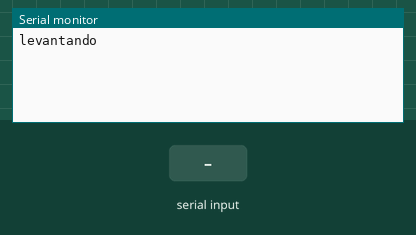
Simulated run of this sketch. Board: Arduino Uno, built with avr-gcc and run on an emulated ATmega328P. Shown: the last lines printed to the serial monitor. The inputs (shaded band) are chosen by the test bench.

Above: at 1.2 s.
1.3 s: "1" received over the second serial link
At 2.1 s:
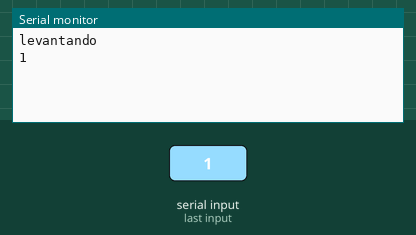
2.8 s: "0" received over the second serial link
At 3.2 s:
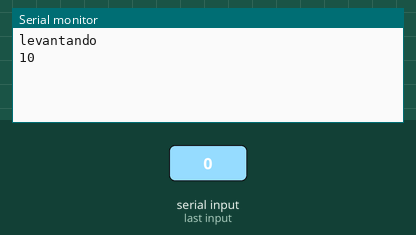

The sketch:

sketch_jul16b.ino
```cpp
#include <AltSoftSerial.h>

AltSoftSerial wifiSerial;

void setup() {
  // put your setup code here, to run once:
wifiSerial.begin(9600);

Serial.begin(9600);
Serial.println("levantando");

}

void loop() {
  // put your main code here, to run repeatedly:
  if(wifiSerial.available()){
     Serial.write(wifiSerial.read());
  }

  if(Serial.available()){
     wifiSerial.write(Serial.read());
  }
}
```

Measured:
- after the input at 1.3 s, the serial monitor: prints a new line at once (image 1)
- after the input at 2.8 s, the serial monitor: prints a new line at once (image 2)
